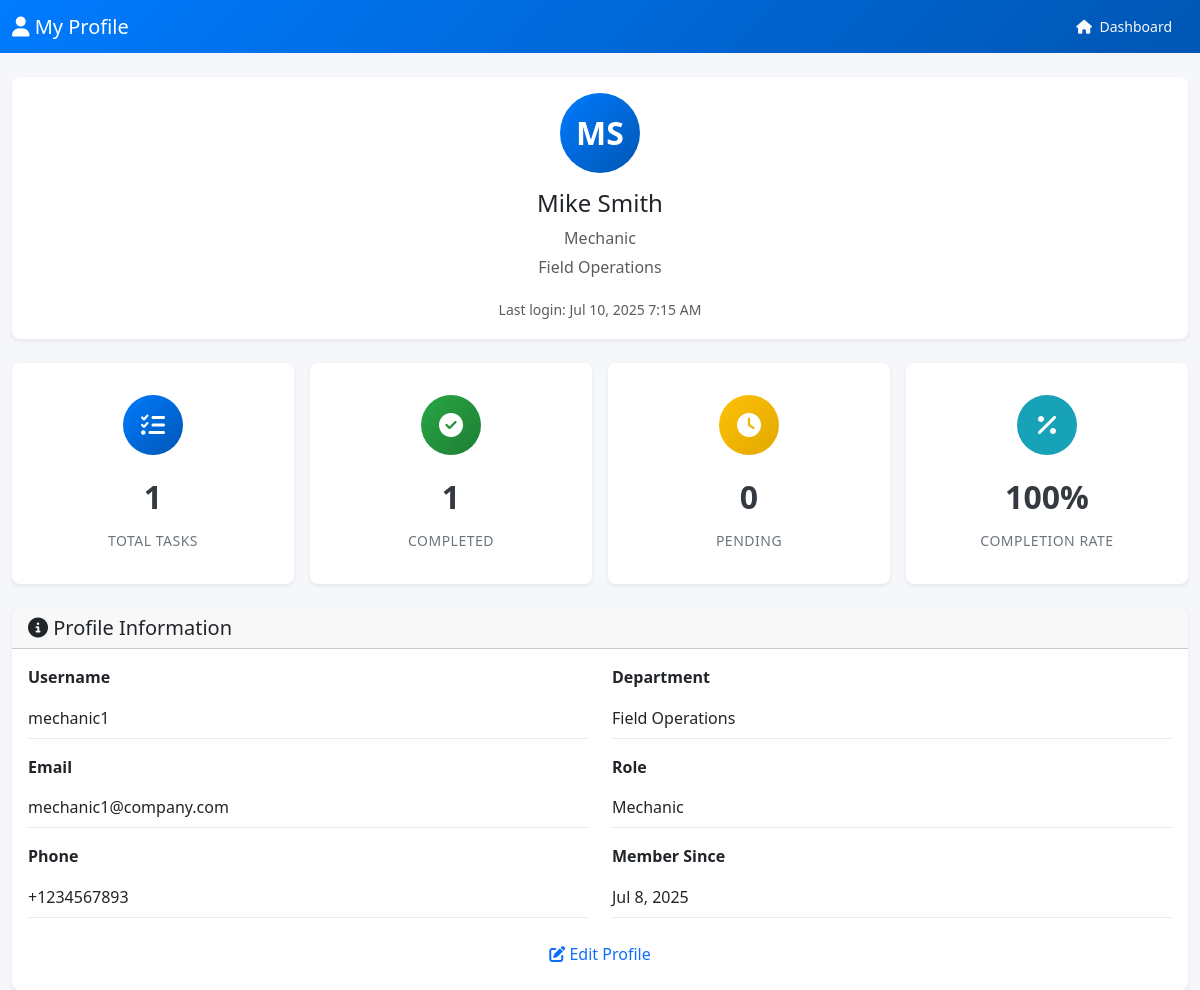
The page /mechanic/profile.php (signed in) on the database as committed earlier.
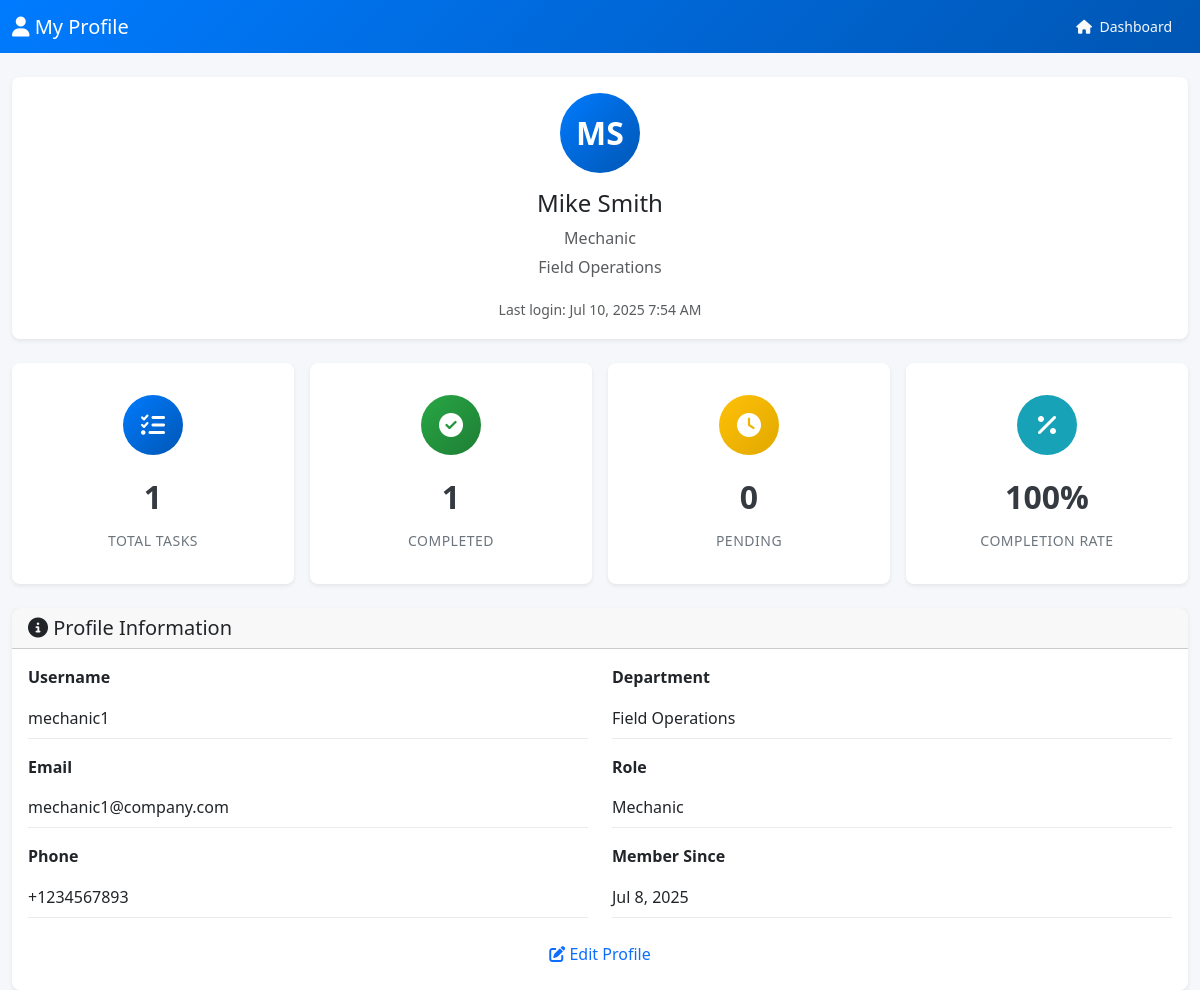
The same page on the database as committed later.
### tables this page shows
CREATE TABLE `users` (
  `id` int(11) NOT NULL AUTO_INCREMENT,
  `username` varchar(50) NOT NULL,
  `email` varchar(100) NOT NULL,
  `password` varchar(255) NOT NULL,
  `first_name` varchar(50) NOT NULL,
  `last_name` varchar(50) NOT NULL,
  `role` enum('admin','manager','mechanic','operator') NOT NULL DEFAULT 'mechanic',
  `phone` varchar(20) DEFAULT NULL,
  `department` varchar(100) DEFAULT NULL,
  `is_active` tinyint(1) NOT NULL DEFAULT 1,
  `last_login` timestamp NULL DEFAULT NULL,
  `created_at` timestamp NOT NULL DEFAULT current_timestamp(),
  `updated_at` timestamp NOT NULL DEFAULT current_timestamp() ON UPDATE current_timestamp(),
  `profile_image` varchar(255) DEFAULT NULL,
  `preferences` longtext DEFAULT NULL CHECK (json_valid(`preferences`)),
  PRIMARY KEY (`id`),
  UNIQUE KEY `username` (`username`),
  UNIQUE KEY `email` (`email`),
  KEY `idx_role` (`role`),
  KEY `idx_email` (`email`),
  KEY `idx_active` (`is_active`)
);

### config/config.php (called while the page is built, shortened)
<?php
require_once ROOT_PATH . '/config/database.php';
function isMobile() {
    return preg_match("/(android|webos|avantgo|iphone|ipad|ipod|blackberry|iemobile|bolt|boost|cricket|docomo|fone|hiptop|mini|mobi|palm|phone|pie|tablet|up\.browser|up\.link|webos|wos)/i", $_SERVER['HTTP_USER_AGENT']);
}
?>

### config/database.php (called while the page is built, shortened)
<?php
class Database {
    private static $instance = null;
    private $connection;
    private function __construct() {
        try {
            $dsn = "mysql:host=" . DB_HOST . ";dbname=" . DB_NAME . ";charset=" . DB_CHARSET;
            $this->connection = new PDO($dsn, DB_USER, DB_PASS, [
                PDO::ATTR_ERRMODE => PDO::ERRMODE_EXCEPTION,
                PDO::ATTR_DEFAULT_FETCH_MODE => PDO::FETCH_ASSOC,
                PDO::ATTR_EMULATE_PREPARES => false
            ]);
            $this->connection->exec("SET time_zone = '+02:00'");
        } catch (PDOException $e) {
            error_log("Database connection failed: " . $e->getMessage());
            die("Database connection failed. Please check configuration.");
        }
    }
    public static function getInstance() {
        if (self::$instance === null) {
            self::$instance = new self();
        }
        return self::$instance;
    }
    public function query($sql, $params = []) {
        try {
            $stmt = $this->connection->prepare($sql);
            $stmt->execute($params);
            return $stmt;
        } catch (PDOException $e) {
            error_log("Database query error: " . $e->getMessage());
            throw new Exception("Database query failed");
        }
    }
    public function fetch($sql, $params = []) {
        return $this->query($sql, $params)->fetch();
    }
}
?>

### mechanic/profile.php (the view, shortened to what the changed rows need)
<?php
require_once '../config/config.php';
$db = Database::getInstance();
$user_id = $_SESSION['user_id'];
$is_mobile = isMobile();
$user = $db->fetch("SELECT * FROM users WHERE id = ?", [$user_id]);
?>
<!DOCTYPE html>
<html lang="en">
<head>
    <link href="https://cdnjs.cloudflare.com/ajax/libs/bootstrap/5.3.0/css/bootstrap.min.css" rel="stylesheet">
    <link href="https://cdnjs.cloudflare.com/ajax/libs/font-awesome/6.4.0/css/all.min.css" rel="stylesheet">
    <link href="../css/style.css" rel="stylesheet">
    <link href="../css/mobile.css" rel="stylesheet">
</head>
<body class="<?php echo $is_mobile ? 'mobile-device' : ''; ?>">
    <div class="container-fluid mt-4 <?php echo $is_mobile ? 'mobile-padding' : ''; ?>">
        <div class="row mb-4">
            <div class="col-12">
                <div class="card">
                    <div class="card-body text-center">
                        <div class="profile-avatar mb-3">
                            <div class="avatar-circle">
                                <?php echo strtoupper(substr($user['first_name'], 0, 1) . substr($user['last_name'], 0, 1)); ?>
                            </div>
                        </div>
                        <h4><?php echo htmlspecialchars($user['first_name'] . ' ' . $user['last_name']); ?></h4>
                        <p class="text-muted mb-1"><?php echo ucfirst($user['role']); ?></p>
                        <p class="text-muted"><?php echo htmlspecialchars($user['department']); ?></p>
                        <?php if ($user['last_login']): ?>
                        <small class="text-muted">
                            Last login: <?php echo date('M j, Y g:i A', strtotime($user['last_login'])); ?>
                        </small>
                        <?php endif; ?>
                    </div>
                </div>
            </div>
        </div>
        <div class="row">
            <div class="col-12">
                <div class="card">
                    <div class="card-body">
                        <div class="row">
                            <div class="col-md-6">
                                <div class="mb-3">
                                    <label class="form-label fw-bold">Username</label>
                                    <p class="form-control-plaintext"><?php echo htmlspecialchars($user['username']); ?></p>
                                </div>
                                <div class="mb-3">
                                    <label class="form-label fw-bold">Email</label>
                                    <p class="form-control-plaintext"><?php echo htmlspecialchars($user['email']); ?></p>
                                </div>
                                <div class="mb-3">
                                    <label class="form-label fw-bold">Phone</label>
                                    <p class="form-control-plaintext"><?php echo htmlspecialchars($user['phone'] ?: 'Not provided'); ?></p>
                                </div>
                            </div>
                            <div class="col-md-6">
                                <div class="mb-3">
                                    <label class="form-label fw-bold">Department</label>
                                    <p class="form-control-plaintext"><?php echo htmlspecialchars($user['department']); ?></p>
                                </div>
                                <div class="mb-3">
                                    <label class="form-label fw-bold">Role</label>
                                    <p class="form-control-plaintext"><?php echo ucfirst($user['role']); ?></p>
                                </div>
                                <div class="mb-3">
                                    <label class="form-label fw-bold">Member Since</label>
                                    <p class="form-control-plaintext"><?php echo date('M j, Y', strtotime($user['created_at'])); ?></p>
                                </div>
                            </div>
                        </div>
                    </div>
                </div>
            </div>
        </div>
    </div>
</body>
</html>

Rows that differ between the two databases and show on the page:
changed users "MS": last_login "Jul 10, 2025 7:15 AM" → "Jul 10, 2025 7:54 AM"
